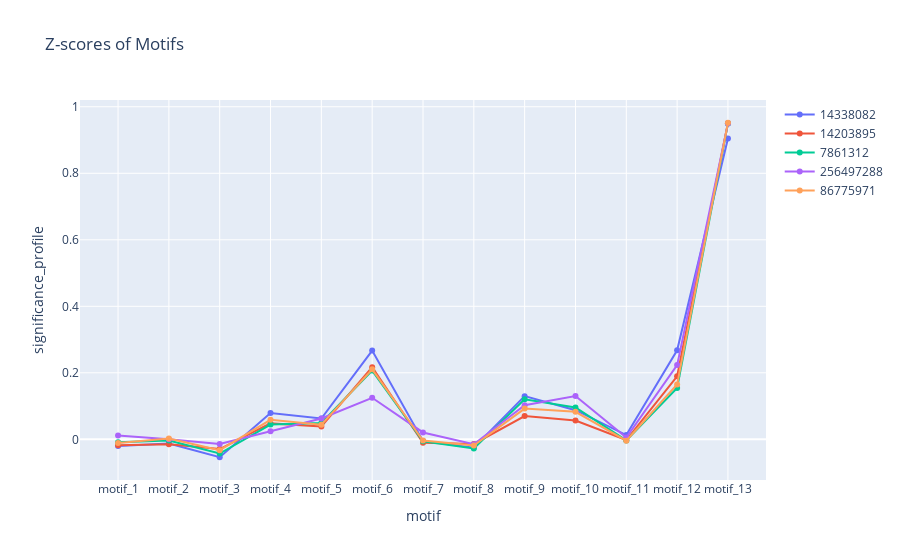

Notebook cell for this chart:
### Code cell
plot_line_chart(motif_df, 'Z-scores of Motifs', 'motif', 'significance_profile')

### Figure 1 — Plotly figure (JSON) as saved in the notebook; plotly's stock layout.template omitted (floating-point values rounded to 4 significant figures)
{"data": [{"mode": "lines+markers", "name": "14338082", "type": "scatter", "x": ["motif_1", "motif_2", "motif_3", "motif_4", "motif_5", "motif_6", "motif_7", "motif_8", "motif_9", "motif_10", "motif_11", "motif_12", "motif_13"], "y": [-0.02042, -0.01284, -0.05391, 0.07881, 0.06256, 0.2668, -0.00467, -0.02549, 0.1298, 0.08763, 0.01278, 0.2677, 0.9045]}, {"mode": "lines+markers", "name": "14203895", "type": "scatter", "x": ["motif_1", "motif_2", "motif_3", "motif_4", "motif_5", "motif_6", "motif_7", "motif_8", "motif_9", "motif_10", "motif_11", "motif_12", "motif_13"], "y": [-0.01809, -0.0151, -0.02941, 0.04795, 0.03858, 0.2169, -0.01028, -0.01372, 0.06986, 0.05665, -0.002038, 0.1895, 0.9505]}, {"mode": "lines+markers", "name": "7861312", "type": "scatter", "x": ["motif_1", "motif_2", "motif_3", "motif_4", "motif_5", "motif_6", "motif_7", "motif_8", "motif_9", "motif_10", "motif_11", "motif_12", "motif_13"], "y": [-0.009069, -0.003743, -0.04269, 0.04443, 0.04895, 0.2066, -0.006059, -0.02764, 0.1205, 0.09592, -0.003417, 0.1543, 0.9501]}, {"mode": "lines+markers", "name": "256497288", "type": "scatter", "x": ["motif_1", "motif_2", "motif_3", "motif_4", "motif_5", "motif_6", "motif_7", "motif_8", "motif_9", "motif_10", "motif_11", "motif_12", "motif_13"], "y": [0.01119, 0.0005863, -0.01403, 0.02461, 0.06259, 0.1249, 0.02066, -0.01479, 0.1027, 0.1302, 0.005217, 0.2232, 0.9495]}, {"mode": "lines+markers", "name": "86775971", "type": "scatter", "x": ["motif_1", "motif_2", "motif_3", "motif_4", "motif_5", "motif_6", "motif_7", "motif_8", "motif_9", "motif_10", "motif_11", "motif_12", "motif_13"], "y": [-0.01127, 0.002505, -0.03255, 0.05855, 0.04374, 0.2104, -0.003768, -0.01842, 0.09237, 0.08283, -0.00425, 0.1649, 0.952]}], "layout": {"title": {"text": "Z-scores of Motifs"}, "xaxis": {"title": {"text": "motif"}}, "yaxis": {"title": {"text": "significance_profile"}}}}
